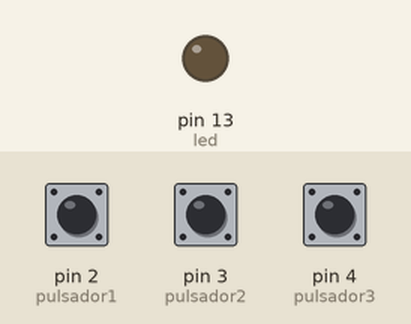
Recording of a sketch running on a simulated Arduino Uno, built with avr-gcc and run on an emulated ATmega328P. On the bench: output pins drawn as LEDs (lit = HIGH). Dashed ring = blinking. The inputs (shaded band) are chosen by the test bench; at power-on: pin 3 (pulsador2) LOW, pin 2 (pulsador1) LOW, pin 4 (pulsador3) LOW.

Above: at 1.2 s.
1.3 s: pin 3 (pulsador2) pulled HIGH for 1 s
At 1.45 s:
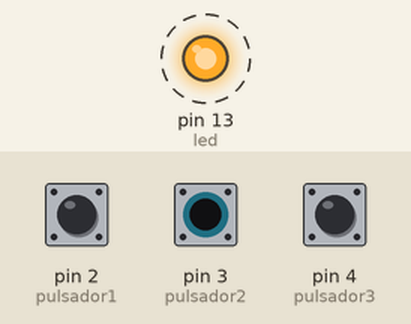
3.8 s: pin 3 (pulsador2) pulled HIGH for 3.2 s
At 8.0 s:
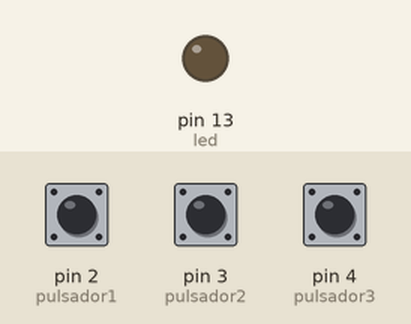
8.5 s: pin 2 (pulsador1) pulled HIGH for 3.2 s
At 12.5 s:
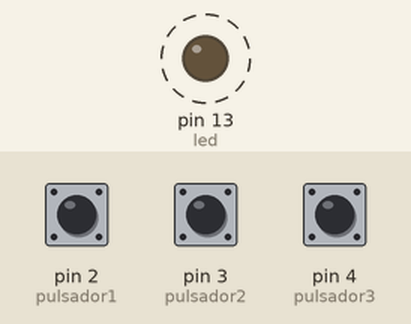
Timing chart, 0 to 14.0 s (numbered marks = the images above; inputs shaded):
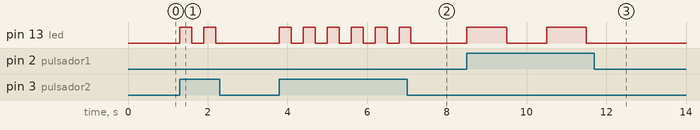

The sketch:

evaluacion_jeje.ino
```cpp
/*Blink con tiempo controlado
Se requiere hacer un programa en el que mientras se mantenga pulsado el botón 1, la luz
titile. Si se pulsa el botón 2, la velocidad debe aumentar y si se pulsa el botón 3,
debe disminuir.*/
int pulsador1 = 2;
int pulsador2 = 3;
int pulsador3 = 4;
  int led = 13;
  bool estado = true;

void setup() {
 pinMode (pulsador1, INPUT);
 pinMode (pulsador2, INPUT);
 pinMode (pulsador3, INPUT);
 pinMode (led, OUTPUT);

}

void loop() {
  // put your main code here, to run repeatedly:
  estado = digitalRead(pulsador1);
  if (estado == HIGH) {
    digitalWrite(led, HIGH);

   delay (1000);
   digitalWrite(led, LOW);
   delay (1000);


}
estado = digitalRead(pulsador2);
if (estado == HIGH) {
  digitalWrite(led, HIGH);

delay (300);
digitalWrite(led, LOW);
delay (300);

}
estado = digitalRead(pulsador3);
if (estado == HIGH) {
  digitalWrite(led, HIGH);

delay (1500);
digitalWrite(led, LOW);
delay (1500);

}
}
```

Measured:
- after the input at 1.3 s, pin 13 (led): alternates HIGH for 0.30 s and LOW for 0.30 s, 4 changes in all, then stays LOW, starting at once
- after the input at 3.8 s, pin 13 (led): alternates HIGH for 0.30 s and LOW for 0.30 s, 12 changes in all, then stays LOW, starting at once
- after the input at 8.5 s, pin 13 (led): alternates HIGH for 1.0 s and LOW for 1.0 s, 4 changes in all, then stays LOW, starting at once
